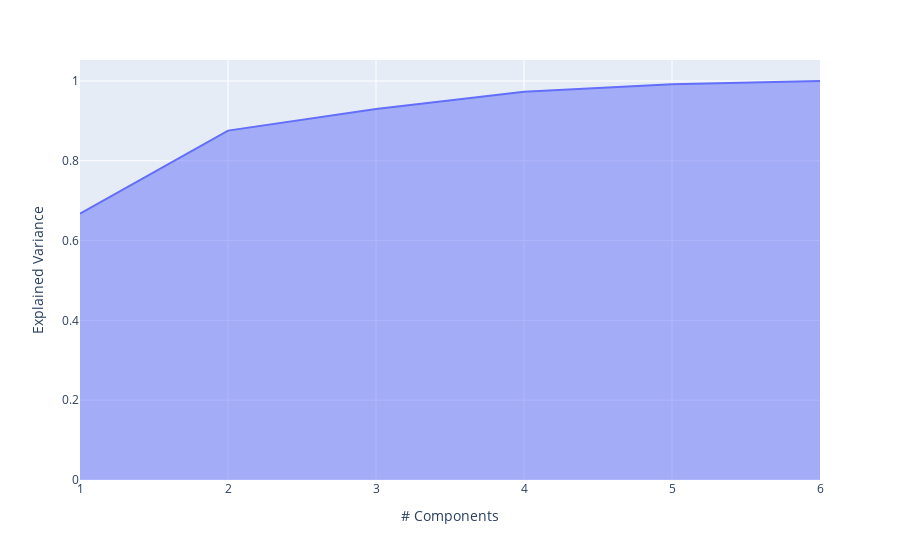

Here is the notebook cell this chart was saved with:
### Code cell
pca = PCA()
pca.fit(bank)
exp_var_cumul = np.cumsum(pca.explained_variance_ratio_)

px.area(
    x=range(1, exp_var_cumul.shape[0] + 1),
    y=exp_var_cumul,
    labels={"x": "# Components", "y": "Explained Variance"}
)

### Figure 1 — Plotly figure (JSON) as saved in the notebook; plotly's stock layout.template omitted (floating-point values rounded to 4 significant figures)
{"data": [{"hovertemplate": "# Components=%{x}<br>Explained Variance=%{y}<extra></extra>", "legendgroup": "", "line": {"color": "#636efa"}, "marker": {"symbol": "circle"}, "mode": "lines", "name": "", "orientation": "v", "showlegend": false, "stackgroup": "1", "type": "scatter", "x": [1, 2, 3, 4, 5, 6], "xaxis": "x", "y": [0.6675, 0.8757, 0.9298, 0.9731, 0.9921, 1], "yaxis": "y"}], "layout": {"legend": {"tracegroupgap": 0}, "margin": {"t": 60}, "xaxis": {"anchor": "y", "domain": [0, 1], "title": {"text": "# Components"}}, "yaxis": {"anchor": "x", "domain": [0, 1], "title": {"text": "Explained Variance"}}}}
